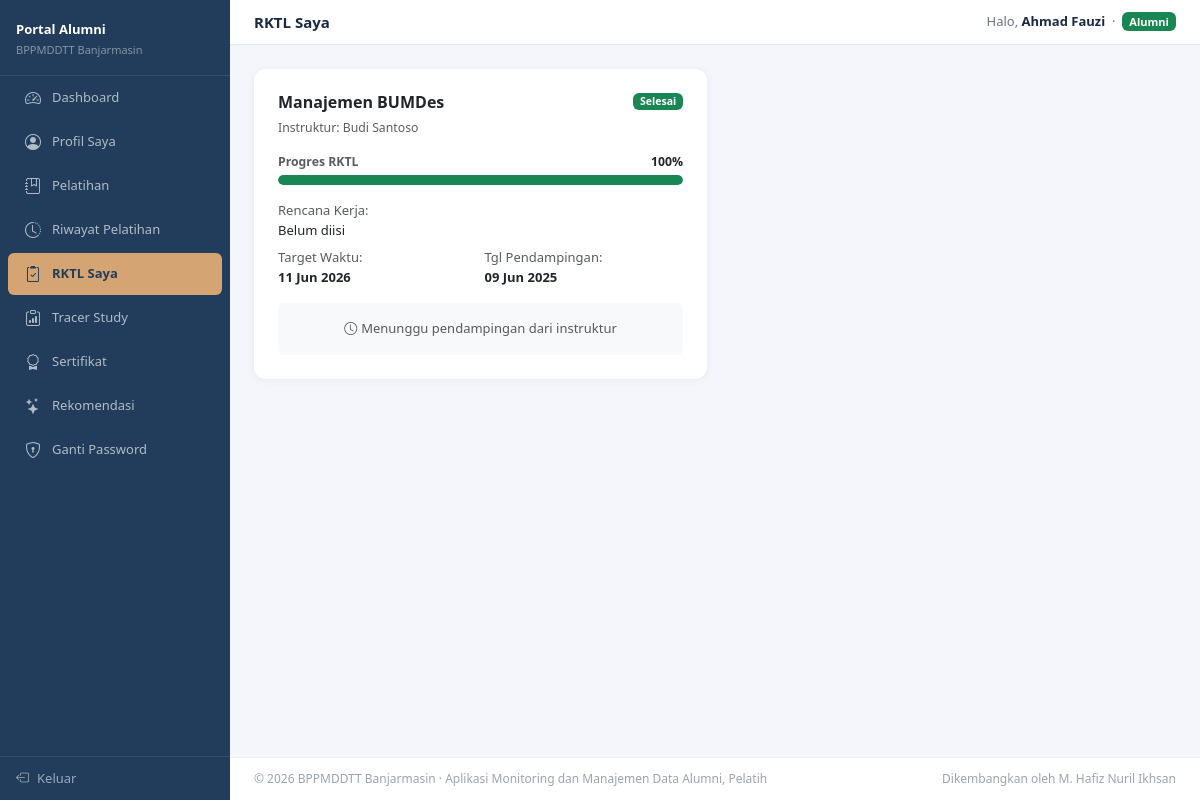
Screenshot of /login/alumni/rktl.php (signed in) with the database file from the repository.
### tables this page shows
CREATE TABLE `rktl` (
  `id` int(10) UNSIGNED NOT NULL,
  `alumni_id` int(10) UNSIGNED NOT NULL,
  `pelatihan_id` int(10) UNSIGNED NOT NULL,
  `instruktur_id` int(10) UNSIGNED NOT NULL,
  `rencana` text NOT NULL COMMENT 'Rencana kerja yang akan dilakukan',
  `target_waktu` date DEFAULT NULL COMMENT 'Target waktu penyelesaian',
  `tgl_pendampingan` date DEFAULT NULL COMMENT 'Tanggal pendampingan (3 bulan setelah pelatihan)',
  `progres` tinyint(4) NOT NULL DEFAULT 0 COMMENT '0-100 persen progres',
  `status` enum('belum_mulai','berjalan','selesai','terhambat') NOT NULL DEFAULT 'belum_mulai',
  `catatan` text DEFAULT NULL COMMENT 'Catatan instruktur saat pendampingan',
  `tgl_verifikasi` date DEFAULT NULL COMMENT 'Tanggal instruktur verifikasi progres',
  `created_at` timestamp NOT NULL DEFAULT current_timestamp(),
  `updated_at` timestamp NOT NULL DEFAULT current_timestamp() ON UPDATE current_timestamp()
);

CREATE TABLE `pelatihan` (
  `id` int(10) UNSIGNED NOT NULL,
  `nama_pelatihan` varchar(200) NOT NULL,
  `jenis` varchar(100) DEFAULT NULL,
  `deskripsi` text DEFAULT NULL,
  `tanggal_mulai` date NOT NULL,
  `tanggal_selesai` date NOT NULL,
  `kuota` smallint(6) NOT NULL DEFAULT 30,
  `instruktur_id` int(10) UNSIGNED NOT NULL,
  `lokasi` varchar(200) DEFAULT NULL,
  `status` enum('aktif','selesai','dibatalkan') NOT NULL DEFAULT 'aktif',
  `created_at` timestamp NOT NULL DEFAULT current_timestamp(),
  `updated_at` timestamp NOT NULL DEFAULT current_timestamp() ON UPDATE current_timestamp()
);

CREATE TABLE `users` (
  `id` int(10) UNSIGNED NOT NULL,
  `name` varchar(100) NOT NULL,
  `email` varchar(150) NOT NULL,
  `password` varchar(255) NOT NULL,
  `role` enum('admin','instruktur','peserta','alumni','kepala') NOT NULL DEFAULT 'peserta',
  `is_active` tinyint(1) NOT NULL DEFAULT 1,
  `created_at` timestamp NOT NULL DEFAULT current_timestamp(),
  `updated_at` timestamp NOT NULL DEFAULT current_timestamp() ON UPDATE current_timestamp()
);

### login/alumni/rktl.php (the view, shortened to what this page needs)
<?php
include 'header.php';
$data = mysqli_query($koneksi, "
    SELECT r.*, p.nama_pelatihan, p.tanggal_selesai,
        u.name as nama_instruktur
    FROM rktl r
    JOIN pelatihan p ON r.pelatihan_id = p.id
    JOIN instruktur i ON r.instruktur_id = i.id
    JOIN users u ON i.user_id = u.id
    WHERE r.alumni_id = $alumni_id
    ORDER BY r.created_at DESC
");
?>
<div class="row g-3">
<?php $count=0; while ($row = mysqli_fetch_assoc($data)): $count++;
$sb = ['belum_mulai'=>'secondary','berjalan'=>'primary','selesai'=>'success','terhambat'=>'danger'];
$sl = ['belum_mulai'=>'Belum Mulai','berjalan'=>'Berjalan','selesai'=>'Selesai','terhambat'=>'Terhambat'];
$lewat = $row['tgl_pendampingan'] && strtotime($row['tgl_pendampingan']) < time() && $row['status'] !== 'selesai';
?>
  <div class="col-lg-6">
    <div class="card h-100" style="<?= $lewat?'border-left:4px solid #ffc107':'' ?>">
      <div class="card-body p-4">
        <div class="d-flex justify-content-between align-items-start mb-3">
          <div>
            <h6 class="fw-bold mb-1"><?= htmlspecialchars($row['nama_pelatihan']) ?></h6>
            <small class="text-muted">Instruktur: <?= htmlspecialchars($row['nama_instruktur']) ?></small>
          </div>
          <span class="badge bg-<?= $sb[$row['status']]??'secondary' ?>"><?= $sl[$row['status']]??'-' ?></span>
        </div>
        <div class="mb-3">
          <div class="d-flex justify-content-between mb-1">
            <small class="text-muted fw-semibold">Progres RKTL</small>
            <small class="fw-bold"><?= $row['progres'] ?>%</small>
          </div>
          <div class="progress" style="height:10px;border-radius:6px">
            <div class="progress-bar <?= $row['progres']>=100?'bg-success':($row['progres']>=50?'bg-primary':'bg-warning') ?>"
                 style="width:<?= $row['progres'] ?>%;border-radius:6px"></div>
          </div>
        </div>
        <div style="font-size:13px" class="mb-3">
          <div class="mb-2">
            <span class="text-muted">Rencana Kerja:</span><br>
            <span><?= nl2br(htmlspecialchars($row['rencana'])) ?></span>
          </div>
          <div class="row g-2">
            <div class="col-6">
              <span class="text-muted">Target Waktu:</span><br>
              <strong><?= $row['target_waktu'] ? date('d M Y', strtotime($row['target_waktu'])) : '-' ?></strong>
            </div>
            <div class="col-6">
              <span class="text-muted">Tgl Pendampingan:</span><br>
              <strong <?= $lewat?'style="color:#dc3545"':'' ?>>
                <?= $row['tgl_pendampingan'] ? date('d M Y', strtotime($row['tgl_pendampingan'])) : '-' ?>
              </strong>
            </div>
          </div>
        </div>
        <?php if ($row['catatan']): ?>
          <div class="p-3 rounded" style="background:#f8f9fb;font-size:13px">
            <span class="text-muted fw-semibold"><i class="bi bi-chat-left-text me-1"></i>Catatan Instruktur:</span><br>
            <?= nl2br(htmlspecialchars($row['catatan'])) ?>
          </div>
          <?php if ($row['tgl_verifikasi']): ?>
            <small class="text-muted mt-1 d-block">Diverifikasi: <?= date('d M Y', strtotime($row['tgl_verifikasi'])) ?></small>
          <?php endif; ?>
        <?php else: ?>
          <div class="p-3 rounded text-muted text-center" style="background:#f8f9fb;font-size:13px">
            <i class="bi bi-clock me-1"></i>Menunggu pendampingan dari instruktur
          </div>
        <?php endif; ?>
      </div>
    </div>
  </div>
<?php endwhile; ?>
</div>
<?php include 'footer.php'; ?>

### login/assets/css/global.css (style rules this page uses)
body { background: transparent; }
.card { background: rgba(255, 255, 255, 0.95) !important; backdrop-filter: blur(4px); }

### login/alumni/header.php (style rules this page uses)
:root { --sidebar-w:230px; --sidebar-bg:#223D5C; --accent:#D4A473; --primary: #223D5C; --primary-dark: #1A2D48; --gold: #D4A473; --teal: #4F9DB5; }
body { background:#f4f6fb; font-size:14px; }
.card { border:none; border-radius:12px; box-shadow:0 1px 8px rgba(0,0,0,.06); }

### rows the page displays
rktl: pelatihan.nama_pelatihan "Manajemen BUMDes", users.name "Budi Santoso", status "Selesai", progres "100", rencana "Belum diisi", target_waktu "11 Jun 2026", tgl_pendampingan "09 Jun 2025", catatan "Menunggu pendampingan dari instruktur"

### other values shown
$page_title "RKTL Saya"
$_SESSION['nama'] "Ahmad Fauzi"
